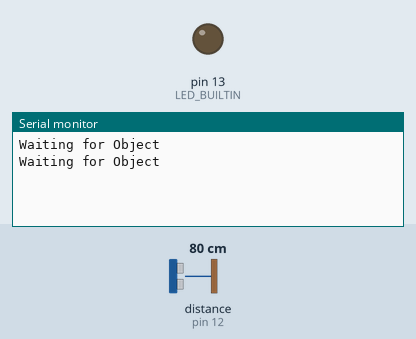
The sketch below on a simulated Arduino Uno, built with avr-gcc and run on an emulated ATmega328P. Shown: output pins drawn as LEDs (lit = HIGH), the last lines printed to the serial monitor. Wiring (inferred from the names in the program): ultrasonic range finder: trigger pin 11; echo pin 12. The test bench sets the inputs (shaded band); at power-on: distance to the obstacle (sensor on pin 12) 80 cm. The echo pulse lasts 58.3 µs per cm; pins used as bus, display or sensor lines are not drawn.

Above: at 1.8 s.
1.9 s: distance to the obstacle (sensor on pin 12) set to 2 cm
At 2.22 s:
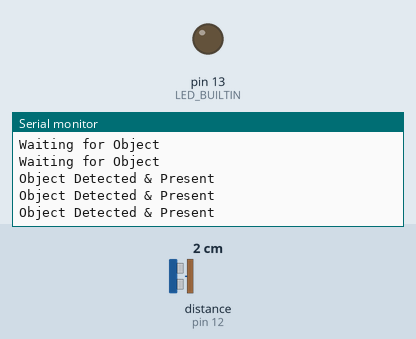
4.0 s: distance to the obstacle (sensor on pin 12) set to 9 cm
At 4.4 s:
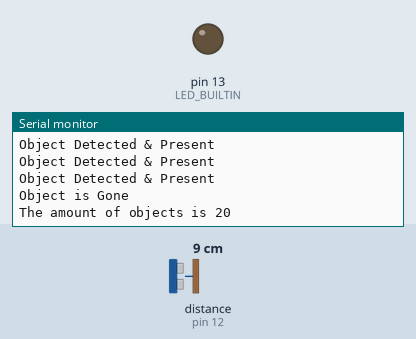

Measured:
- after the input at 1.9 s, the serial monitor: prints a new line after 0.13 s (image 1)
- after the input at 4.0 s, the serial monitor: prints a new line at once (image 2)

The sketch:

lab_4_ultrasonic.ino
```cpp
/*
  Ultrasonic Sensor HC-SR04 and Arduino Tutorial
  by Dejan Nedelkovski,
  www.HowToMechatronics.com
*/

// defines pins numbers
const int trigPin = 11;
const int echoPin = 12;

// defines variables
long duration;
int distance;
int n;

long ultrasonic_distance() {
   // Clears the trigPin
  digitalWrite(trigPin, LOW);
  delayMicroseconds(2);

  // Sets the trigPin on HIGH state for 10 micro seconds
  digitalWrite(trigPin, HIGH);
  delayMicroseconds(10);
  digitalWrite(trigPin, LOW);

  // Reads the echoPin, returns the sound wave travel time in microseconds
  duration = pulseIn(echoPin, HIGH);

  // Calculating the distancec
  distance = duration * 0.034 / 2;
  return distance;
}

void setup() {
  // UltraSonoc Pins
  pinMode(trigPin, OUTPUT); // Sets the trigPin as an Output
  pinMode(echoPin, INPUT); // Sets the echoPin as an Input

  // initialize digital pin LED_BUILTIN as an output.
  pinMode(LED_BUILTIN, OUTPUT);

  Serial.begin(9600); // Starts the serial communication
}

void loop() {
  n = 0;
  distance = ultrasonic_distance();
  Serial.println("Waiting for Object");
  while (distance <= 5){
    Serial.println("Object Detected & Present");
    n++;
    delay(100);
    distance = ultrasonic_distance();
    if (distance > 5){
        Serial.println("Object is Gone");
        Serial.print("The amount of objects is ");
        Serial.println(n);
    }
  }
  delay(1000);
}
```
